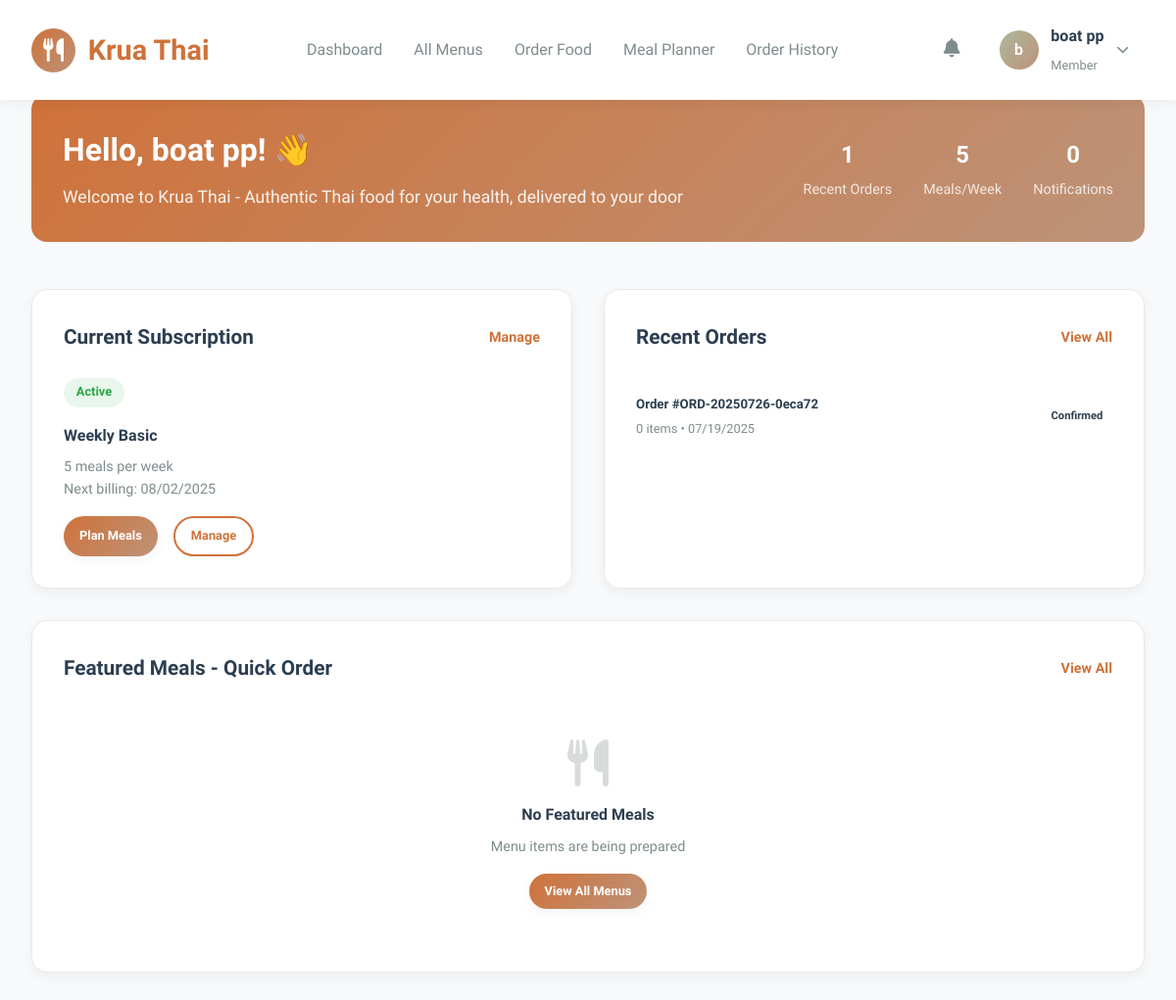
Page /KruaThai/index.php (signed in) on the earlier database version.
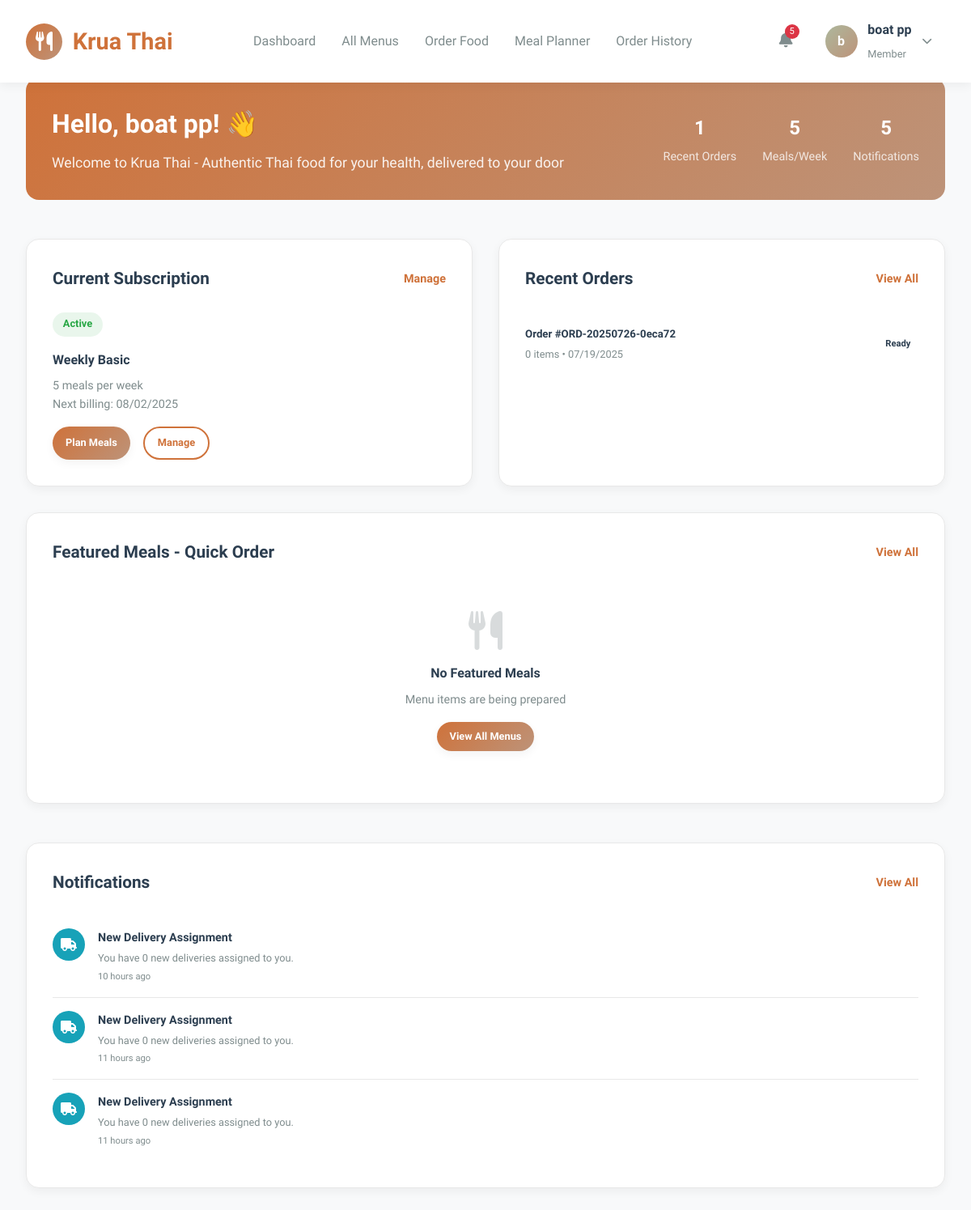
Same page on the later database version.
### tables this page shows
CREATE TABLE `subscriptions` (
  `id` char(36) NOT NULL,
  `user_id` char(36) NOT NULL,
  `assigned_rider_id` char(36) DEFAULT NULL,
  `plan_id` char(36) NOT NULL,
  `status` enum('active','paused','cancelled','expired','pending_payment') DEFAULT 'pending_payment',
  `start_date` date NOT NULL,
  `end_date` date DEFAULT NULL,
  `next_billing_date` date DEFAULT NULL,
  `billing_cycle` enum('weekly','monthly') NOT NULL,
  `total_amount` decimal(8,2) NOT NULL,
  `discount_applied` decimal(8,2) DEFAULT '0.00',
  `delivery_days` longtext,
  `preferred_delivery_time` enum('09:00-12:00','12:00-15:00','15:00-18:00','18:00-21:00') DEFAULT '12:00-15:00',
  `special_instructions` text,
  `pause_start_date` date DEFAULT NULL,
  `pause_end_date` date DEFAULT NULL,
  `skip_dates` longtext,
  `auto_renew` tinyint(1) DEFAULT '1',
  `cancellation_reason` text,
  `cancelled_at` timestamp NULL DEFAULT NULL,
  `cancelled_by` char(36) DEFAULT NULL,
  `created_at` timestamp NOT NULL DEFAULT CURRENT_TIMESTAMP,
  `updated_at` timestamp NOT NULL DEFAULT CURRENT_TIMESTAMP ON UPDATE CURRENT_TIMESTAMP
);

CREATE TABLE `subscription_plans` (
  `id` char(36) NOT NULL,
  `name` varchar(100) NOT NULL,
  `name_thai` varchar(100) DEFAULT NULL,
  `description` text,
  `plan_type` enum('weekly','monthly','custom') NOT NULL,
  `meals_per_week` int(11) NOT NULL,
  `weeks_duration` int(11) DEFAULT '4',
  `base_price` decimal(8,2) NOT NULL,
  `discount_percentage` decimal(5,2) DEFAULT '0.00',
  `final_price` decimal(8,2) NOT NULL,
  `features` longtext,
  `max_skips_per_week` int(11) DEFAULT '2',
  `advance_ordering_days` int(11) DEFAULT '7',
  `is_active` tinyint(1) DEFAULT '1',
  `is_popular` tinyint(1) DEFAULT '0',
  `sort_order` int(11) DEFAULT '0',
  `created_at` timestamp NOT NULL DEFAULT CURRENT_TIMESTAMP,
  `updated_at` timestamp NOT NULL DEFAULT CURRENT_TIMESTAMP ON UPDATE CURRENT_TIMESTAMP
);

CREATE TABLE `orders` (
  `id` char(36) NOT NULL,
  `order_number` varchar(20) NOT NULL,
  `subscription_id` char(36) NOT NULL,
  `user_id` char(36) NOT NULL,
  `delivery_date` date NOT NULL,
  `delivery_time_slot` enum('09:00-12:00','12:00-15:00','15:00-18:00','18:00-21:00') DEFAULT NULL,
  `delivery_address` text NOT NULL,
  `delivery_instructions` text,
  `status` enum('pending','confirmed','preparing','ready','out_for_delivery','delivered','cancelled') DEFAULT 'pending',
  `kitchen_status` enum('not_started','in_progress','completed') DEFAULT 'not_started',
  `assigned_rider_id` char(36) DEFAULT NULL,
  `pickup_time` timestamp NULL DEFAULT NULL,
  `delivery_confirmation_method` enum('photo','signature','customer_present','left_at_door') DEFAULT 'customer_present',
  `delivery_photo_url` varchar(500) DEFAULT NULL,
  `delivery_signature_url` varchar(500) DEFAULT NULL,
  `delivered_at` timestamp NULL DEFAULT NULL,
  `total_items` int(11) DEFAULT '0',
  `estimated_prep_time` int(11) DEFAULT '30',
  `special_notes` text,
  `created_at` timestamp NOT NULL DEFAULT CURRENT_TIMESTAMP,
  `updated_at` timestamp NOT NULL DEFAULT CURRENT_TIMESTAMP ON UPDATE CURRENT_TIMESTAMP
);

CREATE TABLE `notifications` (
  `id` char(36) NOT NULL,
  `user_id` char(36) NOT NULL,
  `type` enum('order_update','delivery','payment','promotion','system','review_reminder') NOT NULL,
  `title` varchar(200) NOT NULL,
  `message` text NOT NULL,
  `channels` longtext,
  `is_read` tinyint(1) DEFAULT '0',
  `is_sent` tinyint(1) DEFAULT '0',
  `read_at` timestamp NULL DEFAULT NULL,
  `sent_at` timestamp NULL DEFAULT NULL,
  `related_id` char(36) DEFAULT NULL,
  `related_type` varchar(50) DEFAULT NULL,
  `action_url` varchar(500) DEFAULT NULL,
  `expires_at` timestamp NULL DEFAULT NULL,
  `created_at` timestamp NOT NULL DEFAULT CURRENT_TIMESTAMP,
  `updated_at` timestamp NOT NULL DEFAULT CURRENT_TIMESTAMP ON UPDATE CURRENT_TIMESTAMP
);

### KruaThai/index.php (the view, shortened to what the rows shown need)
<?php
try {
    $database = new Database();
    $db = $database->getConnection();
} catch (Exception $e) {
    try {
        $pdo = new PDO("mysql:host=localhost;dbname=krua_thai;charset=utf8mb4", "root", "root");
        $pdo->setAttribute(PDO::ATTR_ERRMODE, PDO::ERRMODE_EXCEPTION);
        $db = $pdo;
    } catch (PDOException $e) {
        error_log("Database connection failed: " . $e->getMessage());
        $db = null;
    }
}
$user_id = $_SESSION['user_id'];
$user_name = $_SESSION['first_name'] ?? $_SESSION['user_name'] ?? 'User';
$active_subscription = null;
if ($db) {
    try {
        $stmt = $db->prepare("
            SELECT s.*, sp.name as plan_name, sp.name_thai as plan_name_thai, sp.meals_per_week
            FROM subscriptions s
            JOIN subscription_plans sp ON s.plan_id = sp.id
            WHERE s.user_id = ? AND s.status IN ('active', 'paused')
            ORDER BY s.created_at DESC
            LIMIT 1
        ");
        $stmt->execute([$user_id]);
        $active_subscription = $stmt->fetch(PDO::FETCH_ASSOC);
    } catch (Exception $e) {
        error_log("Failed to fetch subscription: " . $e->getMessage());
    }
}
$recent_orders = [];
if ($db) {
    try {
        $stmt = $db->prepare("
            SELECT o.*, COUNT(oi.id) as item_count
            FROM orders o
            LEFT JOIN order_items oi ON o.id = oi.order_id
            WHERE o.user_id = ?
            GROUP BY o.id
            ORDER BY o.created_at DESC
            LIMIT 5
        ");
        $stmt->execute([$user_id]);
        $recent_orders = $stmt->fetchAll(PDO::FETCH_ASSOC);
    } catch (Exception $e) {
        error_log("Failed to fetch orders: " . $e->getMessage());
    }
}
$notifications = [];
if ($db) {
    try {
        $stmt = $db->prepare("
            SELECT * FROM notifications
            WHERE user_id = ? AND is_read = 0
            ORDER BY created_at DESC
            LIMIT 5
        ");
        $stmt->execute([$user_id]);
        $notifications = $stmt->fetchAll(PDO::FETCH_ASSOC);
    } catch (Exception $e) {
        error_log("Failed to fetch notifications: " . $e->getMessage());
    }
}
?>
<!DOCTYPE html>
<html lang="en">
<head>
    <link href="https://cdnjs.cloudflare.com/ajax/libs/font-awesome/6.4.0/css/all.min.css" rel="stylesheet">
</head>
<body>
    <main class="main-content">
        <section class="welcome-section loading">
            <div class="welcome-content">
                <div class="welcome-text">
                    <h1>Hello, <?php echo htmlspecialchars($user_name); ?>! 👋</h1>
                </div>
                <div class="quick-stats">
                    <?php if ($active_subscription): ?>
                        <div class="stat-item">
                            <div class="stat-number"><?php echo $active_subscription['meals_per_week']; ?></div>
                            <div class="stat-label">Meals/Week</div>
                        </div>
                    <?php endif; ?>
                </div>
            </div>
        </section>
        <div class="dashboard-grid">
            <div class="dashboard-card loading">
                <?php if ($active_subscription): ?>
                    <div class="subscription-status">
                        <span class="status-badge status-<?php echo $active_subscription['status']; ?>">
                            <?php echo $active_subscription['status'] === 'active' ? 'Active' : 'Paused'; ?>
                        </span>
                    </div>
                    <div class="subscription-info">
                        <h4><?php echo htmlspecialchars($active_subscription['plan_name'] ?? $active_subscription['plan_name_thai']); ?></h4>
                        <p><?php echo $active_subscription['meals_per_week']; ?> meals per week</p>
                        <?php if ($active_subscription['next_billing_date']): ?>
                            <p>Next billing: <?php echo date('m/d/Y', strtotime($active_subscription['next_billing_date'])); ?></p>
                        <?php endif; ?>
                    </div>
                    <div style="display: flex; gap: 1rem; margin-top: 1rem;">
                        <a href="meal-planner.php" class="btn btn-primary btn-sm">Plan Meals</a>
                        <a href="subscription-status.php" class="btn btn-secondary btn-sm">Manage</a>
                    </div>
                <?php endif; ?>
            </div>
            <div class="dashboard-card loading">
                <?php if (!empty($recent_orders)): ?>
                    <?php foreach (array_slice($recent_orders, 0, 3) as $order): ?>
                        <div class="order-item">
                            <div class="order-info">
                                <h5>Order #<?php echo htmlspecialchars($order['order_number']); ?></h5>
                                <p><?php echo $order['item_count']; ?> items • <?php echo date('m/d/Y', strtotime($order['created_at'])); ?></p>
                            </div>
                            <span class="order-status status-<?php echo $order['status']; ?>">
                                <?php
                                $status_text = [
                                    'pending' => 'Pending',
                                    'confirmed' => 'Confirmed',
                                    'preparing' => 'Preparing',
                                    'ready' => 'Ready',
                                    'out_for_delivery' => 'Out for Delivery',
                                    'delivered' => 'Delivered',
                                    'cancelled' => 'Cancelled'
                                ];
                                echo $status_text[$order['status']] ?? ucfirst($order['status']);
                                ?>
                            </span>
                        </div>
                    <?php endforeach; ?>
                <?php endif; ?>
            </div>
        </div>
        <?php if (!empty($notifications)): ?>
            <section class="dashboard-card loading">
                <?php foreach (array_slice($notifications, 0, 3) as $notification): ?>
                    <div class="notification-item">
                        <div class="notification-icon notification-<?php echo $notification['type']; ?>">
                            <?php
                            $icons = [
                                'order_update' => 'fas fa-shopping-cart',
                                'delivery' => 'fas fa-truck',
                                'payment' => 'fas fa-credit-card',
                                'promotion' => 'fas fa-tag',
                                'system' => 'fas fa-info-circle',
                                'review_reminder' => 'fas fa-star'
                            ];
                            $icon = $icons[$notification['type']] ?? 'fas fa-bell';
                            ?>
                            <i class="<?php echo $icon; ?>"></i>
                        </div>
                        <div class="notification-content">
                            <h5><?php echo htmlspecialchars($notification['title']); ?></h5>
                            <p><?php echo htmlspecialchars($notification['message']); ?></p>
                            <div class="notification-time">
                                <?php echo timeAgo($notification['created_at']); ?>
                            </div>
                        </div>
                    </div>
                <?php endforeach; ?>
            </section>
        <?php endif; ?>
    </main>
</body>
</html>
<?php
function timeAgo($datetime) {
    $time = time() - strtotime($datetime);
    if ($time < 86400) return floor($time/3600) . ' hours ago';
    return date('m/d/Y', strtotime($datetime));
}
?>

Differences in the rows shown:
changed orders "ORD-20250726-0eca72": status "Confirmed" → "Ready"
added notifications: title "New Delivery Assignment", message "You have 0 new deliveries assigned to you.", created_at "10 hours ago"
added notifications: title "New Delivery Assignment", message "You have 0 new deliveries assigned to you.", created_at "11 hours ago"
added notifications: title "New Delivery Assignment", message "You have 0 new deliveries assigned to you.", created_at "11 hours ago"
Other differences:
count($notifications): (not shown) → "5"
count($notifications): "0" → "5"
text now shown: "Notifications View All"
